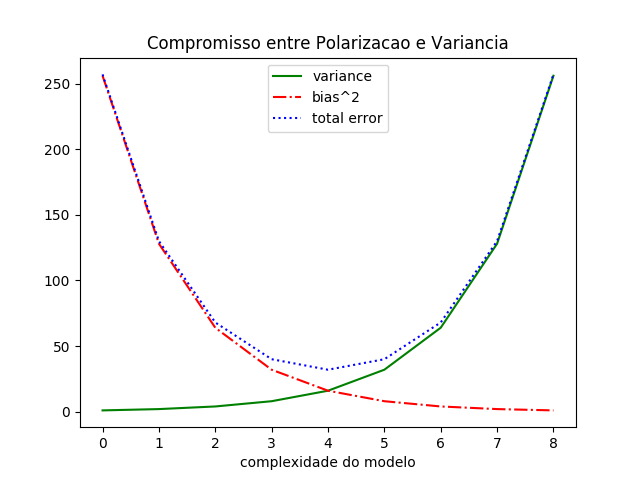

Reproduce this figure in Python.
from matplotlib import pyplot as plt

variance = [1, 2, 4, 8, 16, 32, 64, 128, 256]
bias_squared = [256, 128, 64, 32, 16, 8, 4, 2, 1]
total_error = [x + y for x, y in zip(variance, bias_squared)]
xs = [i for i, _ in enumerate(variance)]

# podemos fazer multiplas chamadas para plt.plot
# para mostrar multiplas series no mesmo grafico 
plt.plot(xs, variance, 'g-', label='variance') # linha verde solida
plt.plot(xs, bias_squared, 'r-.', label='bias^2') # linha com linha de ponto tracejada vermelho
plt.plot(xs, total_error, 'b:', label='total error') # linha com pontilhado azul

# porque atribuimos rotulos para cada serie
# podemos obter uma legenda gratuita
# loc=9 significa 'top center'
plt.legend(loc=9)
plt.xlabel('complexidade do modelo')
plt.title('Compromisso entre Polarizacao e Variancia')
plt.show()
